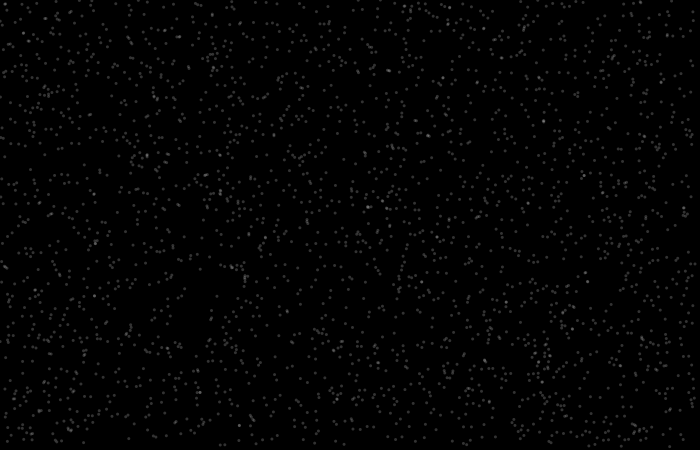
Frame 1 (no input)
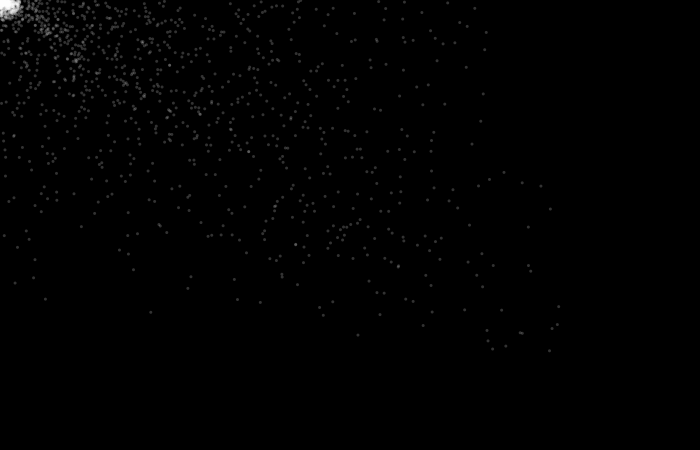
Frame 60 (the mouse pressed at the canvas centre just before this capture)
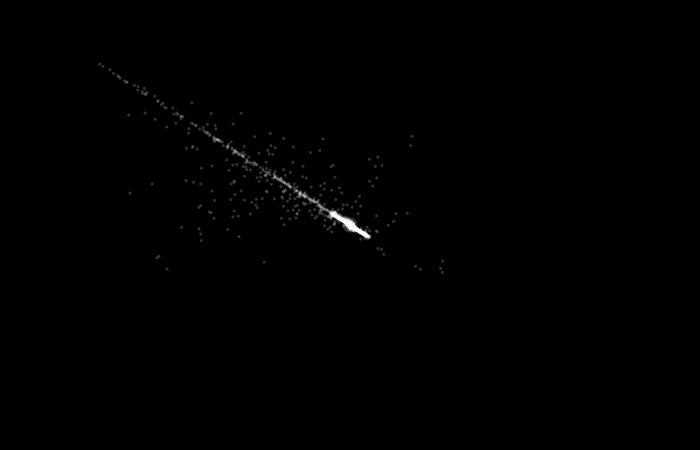
Frame 120 (the mouse held since frame 60 and released just before this capture)

The Processing sketch that drew these frames (run headless with seeded random() and noise(); from frame 60 on, the mouse is pressed at the canvas centre):

// Processing sketch: processing_97379
// ── processing_97379.pde

/* 
 Joan Soler-Adillon
 Realitat Virtual || Realidad Virtual - Processing
 Màster en Arts Digitals, UPF
 http://www.joan.cat/
 */
 
float gravedad, valorDeFriccionY, valorDeFriccionX;
int ballsSize = 15;
//cremos ARRAYLIST para guardar las bolas
//sin necesidad de decidir a priori su número
ArrayList bolas = new ArrayList();

int totalCosas = 2500;
ArrayList listaCosas = new ArrayList();


//declaramos variables
PVector fuerza;


void setup() {
  size(700,450);
   noCursor();
  
    gravedad = 0.1;
  //y finalmente, un valor de fricción, para ir desacelerando la bola a medida que  va tocando el suelo. 
  //Es el valor por el que multiplicaremos la velocidad de la misma.
  valorDeFriccionY = -0.8;
  valorDeFriccionX = -0.8;
 
  //instanciamos objetos
  for(int i=0; i<totalCosas; i++){
    cosa c = new cosa(random(width)//pos x
                    ,random(height)//pos y
                    ,2.1 //acceleración de acercamiento mínima
                    ,0.1 //acceleración de acercamiento máxima
                    ,2 //velocidad límite mínima
                    ,15 //velocidad límite máxima
                    ,3 //tamaño mínimo
                    ,2 //tamaño máximo
                    ); 
    listaCosas.add(c);
  }
  //smooth();
  noStroke();

}

void draw() {
      background(0);
  
  actualizarCursor();
  actualizarBolas();
  
  for(int i=0; i<listaCosas.size(); i++) {
    cosa c = (cosa) listaCosas.get(i);
    c.calcularAcercamiento();
    c.run();
  }
}

void actualizarCursor() {

  //////CURSOR  //si clicamos
  if(mousePressed) {
    //y dibuja una elipse donde está este, para dar la impresión que se creó una y el usuario la tiene 
 ellipse(mouseX,mouseY,ballsSize,ballsSize);
  } 
  //
}

void actualizarBolas() {
  for(int i=0;i<bolas.size();i++) {
    ball b = (ball) bolas.get(i);
    b.run();
  }
}

//al dejar el mouse
void mouseReleased() {
  //creamos una nueva bola
  ball b = new ball(); 
  //y la añadimos al Array
  bolas.add(b);
  //line(mouseX,mouseY, mouseX+100, mouseY);
}

//si clicamos una tecla
void keyPressed() {
  //si es ESPACIO, disparamos la bolas para arriba
  if (key==' ') {
    for(int i = 0; i<bolas.size(); i++) {
      ball b = (ball) bolas.get(i);  
      b.myV.x = random(-5,5);
      b.myV.y = random(-8,-0.5);
    }
  } //Si es la C, cambiamos el modo de color
  else if (key=='r') {
    bolas.clear();
  }
}


////////////////////////////////////////////////////////
///////////////// CLASS BOLAS

class ball {

  PVector myP, myV; 
  int mySz = 5;

  ball() {
    myP = new PVector(mouseX,mouseY);
    myV = new PVector(mouseX-pmouseX,mouseY-pmouseY);
  } 

  void run() {
    update();
    drawMe();
  }

  void update() {
    myV.y += gravedad;

    //actualitzamos las posiciones
    myP.x += myV.x;
    myP.y += myV.y;

    //comprobamos los bordes X
    if(myP.x<mySz/2) {
      myV.x *= valorDeFriccionX;
      myP.x = mySz/2;
    } 
    else if (myP.x>width-mySz/2) {
      myV.x *= valorDeFriccionX;
      myP.x = width-mySz/2;
    }

    //comprobamos los bordes sólo por abajo. 
    if (myP.y>height-mySz/2) {
      myV.y *= valorDeFriccionY;
      //para que no se enganche:
      myP.y = height-mySz/2;
    }
  }

  void drawMe() {
    noStroke();
    fill(255,200,100,80);
    //ellipse(myP.x,myP.y,mySz,mySz);
    triangle(myP.x,myP.y,myP.x+1,myP.y+1,mouseX,mouseY);
  }
}


class cosa {

  PVector pos, vel, acc;
  float sz;
  float velAcercamiento, maxVel;

  cosa(float _x, float _y, float _minAcerc, float _maxAcerc, float _minMax, float _maxMax, int _minSz, int _maxSz){
    pos = new PVector(_x,_y);
    vel = new PVector(0,0);
    acc = new PVector(0,0);
    velAcercamiento = random(_minAcerc,_maxAcerc);
    maxVel = random(_minMax,_maxMax);
    sz = int(random(_minSz,_maxSz));
  }

  void run() {
    update();
    drawMe();
  }

  void update() {  
    //actualizamos velocidad
    vel.add(acc);
    vel.limit(maxVel);
    pos.add(vel);
    acc.mult(0);
  }

  void drawMe() {

    //y finalmente, dibujamos
        fill(255,50);
    ellipse(pos.x,pos.y,sz,sz);
  }

  void addForce(PVector _f) {
    //acc.add(_f);
    //añadimos la fuerza a la acceleración, según el factor tamaño
    acc.add(PVector.mult(_f,sz));
  }
  
  void calcularAcercamiento(){
        //calculamos la distáncia entre el mouse y la bola en los 2 ejes
    PVector mouse = new PVector(mouseX,mouseY);
    PVector dir = PVector.sub(mouse,pos);
    //normalizamos este vector de direccion. Esto es, le damos magnitud 1:
    dir.normalize();
    //y lo multiplicamos por la velocidad:
    dir.mult(velAcercamiento);
    addForce(dir);
  }
}
